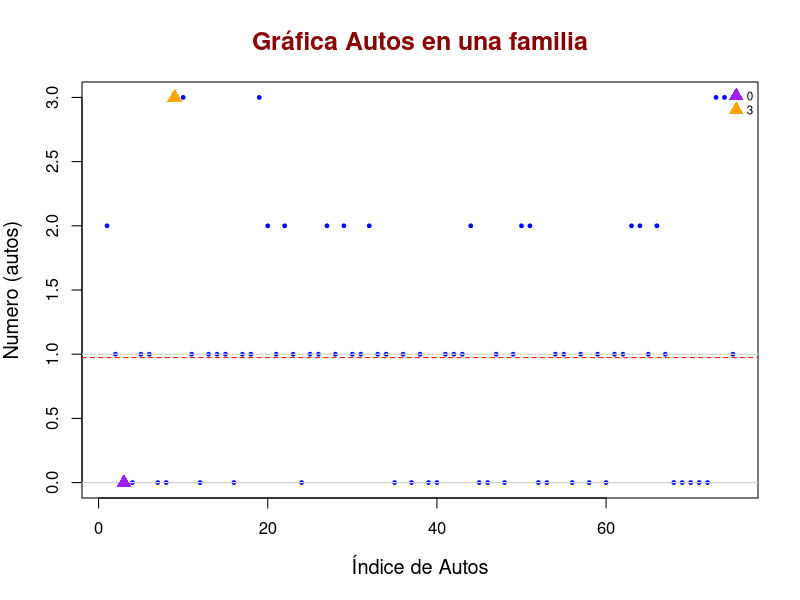
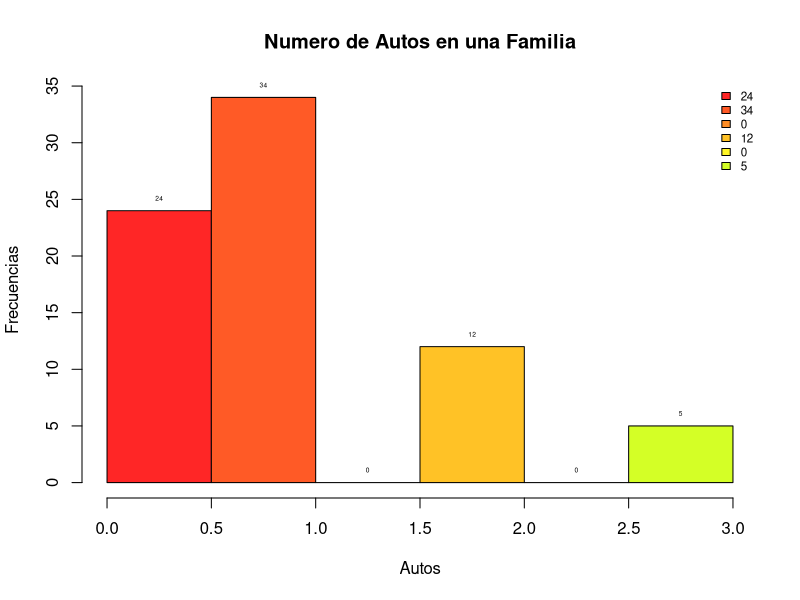
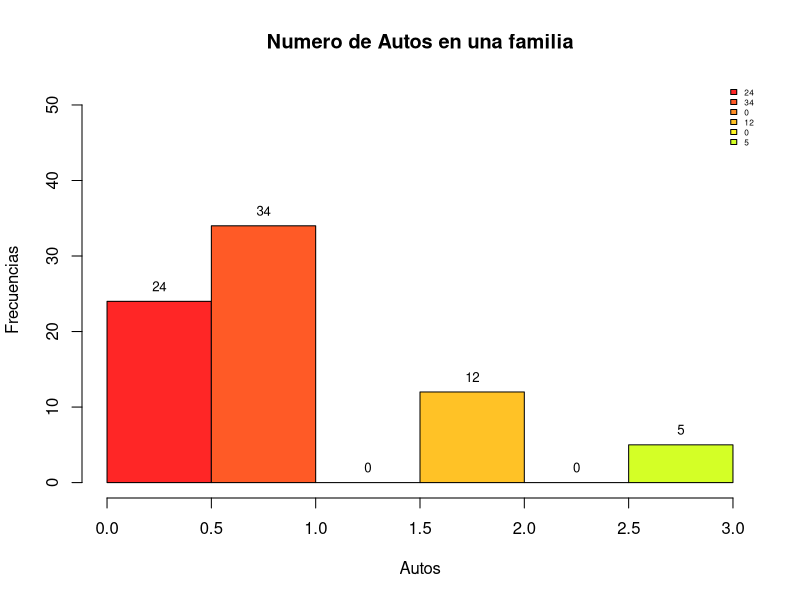
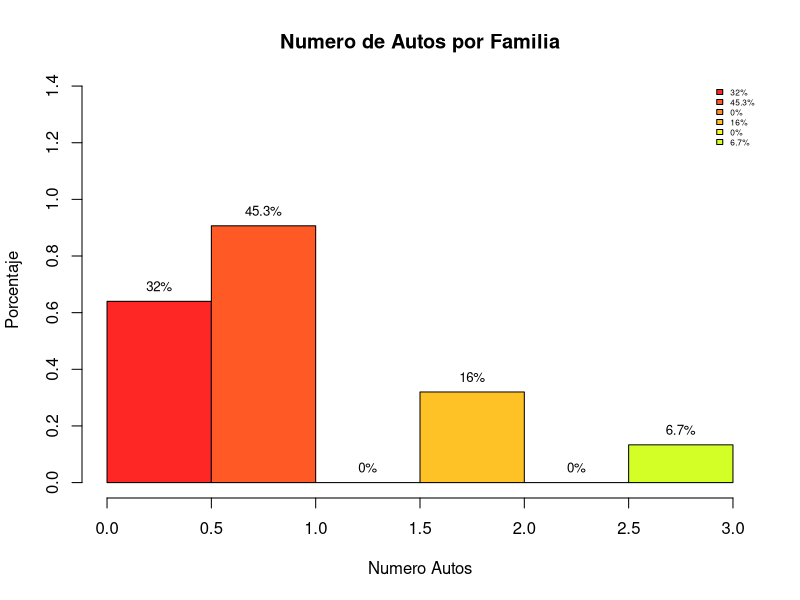
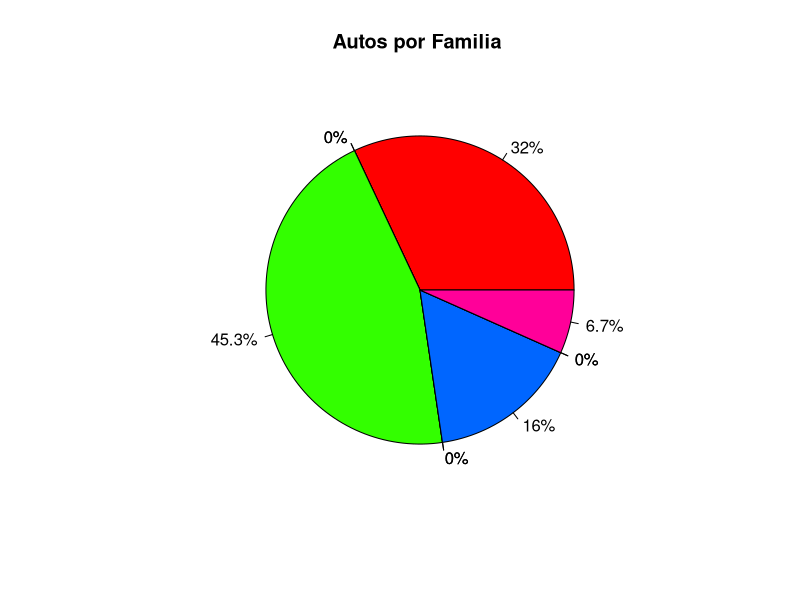
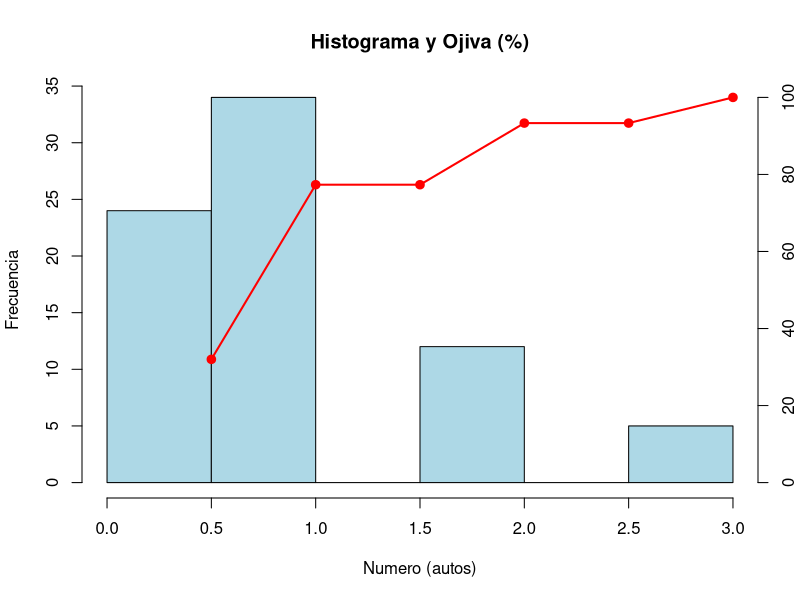
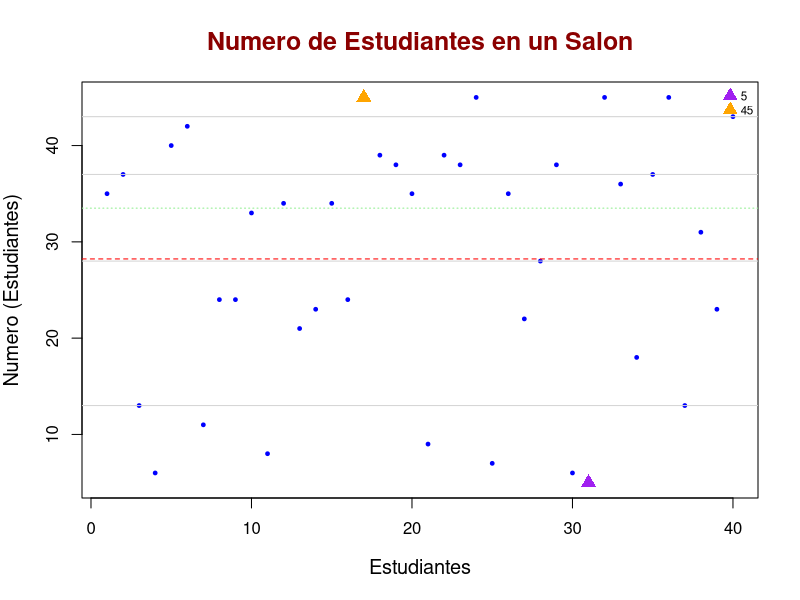
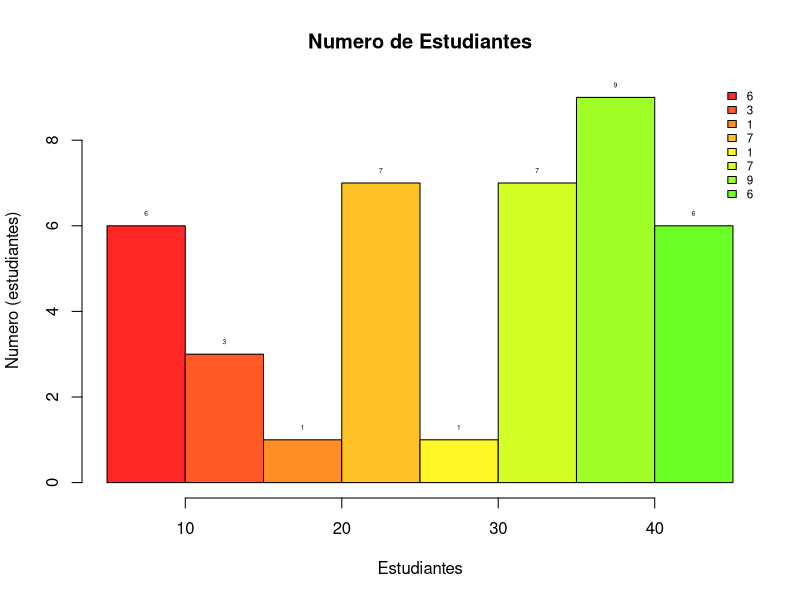

The R script that drew these images, in order:
## ---- chunk 1
knitr::opts_chunk$set(echo = TRUE)
## ---- chunk 2
Autos_familia <- c( 2, 1, 0, 0, 1, 1, 0, 0, 3, 3, 1, 0, 1, 1, 1, 0, 1, 1, 3, 2,
 1, 2, 1, 0, 1, 1, 2, 1, 2, 1, 1, 2, 1, 1, 0, 1, 0, 1, 0, 0, 1, 1, 1, 2, 0, 0, 1, 0, 1, 2, 2,
 0, 0, 1, 1, 0, 1, 0, 1, 0, 1, 1, 2, 2, 1, 2, 1, 0, 0, 0, 0, 0, 3, 3, 1)
## ---- chunk 3
summary(Autos_familia)
## ---- chunk 4
Autos_ord <- sort(Autos_familia); (Autos_ord)
cte <- 9
## ---- chunk 5
indices <- 1:3; (indices)
t <- cte*indices; (t)
## ---- chunk 6
mis_deciles <- Autos_ord[t]; (mis_deciles)
cuantiles <- quantile(Autos_familia); (cuantiles)
Q1 <- cuantiles[2]; (Q1)
Q2 <- cuantiles[3]; (Q2)
Q3 <- cuantiles[4]; (Q3)
## ---- chunk 7
x_media <- mean(Autos_familia);(x_media)
mi_min <- min(Autos_familia); (mi_min)
mi_max <- max(Autos_familia); (mi_max)
varianza <- var(Autos_familia); (varianza) 
DesvEst <- sd(Autos_familia); (DesvEst)
## ---- chunk 8
plot(
  Autos_familia,
  main = "Gráfica Autos en una familia",
  xlab = "Índice de Autos",
  ylab = "Numero (autos)",
  col = "blue",       
  pch = 19,           
  cex = 0.5,          
  cex.main = 1.5,     
  cex.lab = 1.2,      
  col.main = "darkred")
legend(
  "topright",                 
  legend = c(mi_min,mi_max),    
  pch = 17,
  col=c("purple","orange"),
  pt.cex = 1.5,                
  cex = 0.7,
  bty = "n"                    
)
abline(h = x_media, col = "red", lwd = 1, lty = 2)     
abline(h = Q2, col = "lightgreen", lwd = 1, lty = 3) 
abline(h = mis_deciles, col = "lightgray", lty = 1.5)
points(which.min(Autos_familia), min(Autos_familia), col = "purple", pch = 17, cex = 1.5)
points(which.max(Autos_familia), max(Autos_familia), col = "orange", pch = 17, cex = 1.5)
## ---- chunk 9
nbreaks=10;
miscolores <- rainbow(25,0.85);
h <- hist(Autos_familia, breaks = nbreaks, col= miscolores, 
          main = 'Numero de Autos en una Familia',
          xlab="Autos",
          ylab="Frecuencias")
text(h$mids, h$counts, labels = h$counts, pos = 3, cex = 0.4, 
     col = "black")
nl <- length(h$counts); 
legend(
  "topright", # ubicación
  legend = h$counts, # etiquetas
  fill = miscolores,
  col = miscolores, # colores (uno por cada símbolo)
  pt.cex = 1.5, # tamaño de los símbolos
  cex = 0.7,
  bty = "n" # sin borde en la caja
)
## ---- chunk 10
nbreaks=10;
h2 <- hist(Autos_familia, breaks = nbreaks, col= miscolores, 
           main = 'Numero de Autos en una familia',
           xlab="Autos",
           ylab="Frecuencias",
           ylim=c(0,max(h$counts)*1.5))
text(h$mids, h$counts, labels = h$counts, pos = 3, cex = 0.8, 
     col = "black")
nl <- length(h$counts); 
legend(
  "topright",                
  legend = h$counts,    
  fill = miscolores,
  col = miscolores,    
  pt.cex = 1.5,               
  cex = 0.5,
  bty = "n"                    
)
## ---- chunk 11
h3 <- hist(Autos_familia, 
           breaks = nbreaks, 
           col= miscolores, 
           main = 'Numero de Autos por Familia',
           xlab="Numero Autos",
           ylab="Porcentaje",
           ylim=c(0,max(h$density)*1.5),
           probability=TRUE)
porcentajes <- h3$counts/sum(h3$counts)*100

text(h3$mids, 
     h3$density, 
     labels = paste0(round(porcentajes,1),"%"),
     pos = 3, 
     cex = 0.8, 
     col = "black")

nl <- length(h3$counts); (nl)
legend(
  "topright",                
  legend = paste0(round(porcentajes,1),"%"),
  fill = miscolores,
  cex = 0.5,
  bty = "n"                   
)
## ---- chunk 12
nbreaks <- 10
intervalos <- cut(Autos_familia, breaks = nbreaks); (intervalos)
tabla <- table(intervalos); (tabla)
porcentajes <- round(prop.table(tabla) * 100, 1); (porcentajes)
pie(tabla,
    main = "Autos por Familia ",
    col = rainbow(length(tabla)),
    labels = paste0(porcentajes, "%"))
## ---- chunk 13
##---- Grafica combinada ----
nbreaks <- 10
h <- hist(Autos_familia, breaks = nbreaks, plot = FALSE)
hist(Autos_familia,
     breaks = nbreaks,
     col = "lightblue",
     main = "Histograma y Ojiva (%)",
     xlab = "Numero (autos)",
     ylab = "Frecuencia")
freq_acum_pct <- cumsum(h$counts) / sum(h$counts) * 100
x_vals <- h$breaks[-1]
par(new = TRUE)
plot(x_vals, freq_acum_pct,
     type = "o", pch = 19, lwd = 2, col = "red",
     axes = FALSE, xlab = "", ylab = "",
     xlim = range(h$breaks), ylim = c(0, 100))
axis(4)                           
## ---- chunk 14
Numero_estudiantes <- c( 35, 37, 13, 6, 40, 42, 11, 24, 24, 33, 8, 34, 21,
 23, 34, 24, 45, 39, 38, 35, 9, 39, 38, 45, 7, 35, 22, 28, 38, 6, 5, 45, 36, 18, 37, 45,
 13, 31, 23, 43.)
## ---- chunk 15
summary(Numero_estudiantes)
## ---- chunk 16
Estudiantes_ord <- sort(Numero_estudiantes); (Estudiantes_ord)
cte <- 9
## ---- chunk 17
indices <- 1:10; (indices)
t <- cte*indices; (t)
## ---- chunk 18
mis_deciles <- Estudiantes_ord[t]; (mis_deciles)
cuantiles <- quantile(Numero_estudiantes); (cuantiles)
Q1 <- cuantiles[2]; (Q1)
Q2 <- cuantiles[3]; (Q2)
Q3 <- cuantiles[4]; (Q3)
## ---- chunk 19
x_media <- mean(Numero_estudiantes);(x_media)
mi_min <- min(Numero_estudiantes); (mi_min)
mi_max <- max(Numero_estudiantes); (mi_max)
varianza <- var(Numero_estudiantes); (varianza) 
DesvEst <- sd(Numero_estudiantes); (DesvEst)
## ---- chunk 20
plot(
  Numero_estudiantes,
  main = "Numero de Estudiantes en un Salon",
  xlab = "Estudiantes",
  ylab = "Numero (Estudiantes)",
  col = "blue",       
  pch = 19,           
  cex = 0.5,          
  cex.main = 1.5,     
  cex.lab = 1.2,      
  col.main = "darkred")
legend(
  "topright", # ubicación
  legend = c(mi_min,mi_max), # etiquetas
  pch = 17,
  col=c("purple","orange"),
  pt.cex = 1.5, # tamaño de los símbolos
  cex = 0.7,
  bty = "n" # sin borde en la caja
)
abline(h = x_media, col = "red", lwd = 1, lty = 2)     
abline(h = Q2, col = "lightgreen", lwd = 1, lty = 3) 
abline(h = mis_deciles, col = "lightgray", lty = 1.5)
points(which.min(Numero_estudiantes), min(Numero_estudiantes), col = "purple", pch = 17, cex = 1.5)
points(which.max(Numero_estudiantes), max(Numero_estudiantes), col = "orange", pch = 17, cex = 1.5)
## ---- chunk 21
nbreaks=10;
miscolores <- rainbow(25,0.85);
h <- hist(Numero_estudiantes, breaks = nbreaks, col= miscolores, 
          main = 'Numero de Estudiantes',
          xlab="Estudiantes",
          ylab="Numero (estudiantes)")

text(h$mids, h$counts, labels = h$counts, pos = 3, cex = 0.4, 
     col = "black")
nl <- length(h$counts); 
legend(
  "topright", # ubicación
  legend = h$counts, # etiquetas
  fill = miscolores,
  col = miscolores, # colores (uno por cada símbolo)
  pt.cex = 1.5, # tamaño de los símbolos
  cex = 0.7,
  bty = "n" # sin borde en la caja
)
## ---- chunk 22
##---- Mejora del grafico ----
h2 <- hist(Numero_estudiantes, breaks = nbreaks, col= miscolores, 
           main = 'Numero de Estudiantes',
           xlab="Estudiantes",
           ylab="Numero(estudiantes)",
           ylim=c(0,max(h$counts)*1.5))
text(h$mids, h$counts, labels = h$counts, pos = 3, cex = 0.8, 
     col = "black")
nl <- length(h$counts); 
legend(
  "topright", # ubicación
  legend = h$counts, # etiquetas
  fill = miscolores,
  col = miscolores, # colores (uno por cada símbolo)
  pt.cex = 1.5, # tamaño de los símbolos
  cex = 0.5,
  bty = "n" # sin borde en la caja
)
## ---- chunk 23
##---- Grafico con porcentajes ----
h3 <- hist(Numero_estudiantes, 
           breaks = nbreaks, 
           col= miscolores, 
           main = 'Numero de Estudiantes',
           xlab="Numero Estudiantes",
           ylab="Porcentaje",
           ylim=c(0,max(h$density)*1.5),
           probability=TRUE)
porcentajes <- h3$counts/sum(h3$counts)*100

text(h3$mids, 
     h3$density, 
     labels = paste0(round(porcentajes,1),"%"),
     pos = 3, 
     cex = 0.8, 
     col = "black")

nl <- length(h3$counts); (nl)
legend(
  "topright", # ubicación
  legend = paste0(round(porcentajes,1),"%"),
  fill = miscolores,
  cex = 0.5,
  bty = "n" # sin borde en la caja
)
## ---- chunk 24
#---- Graficos de pastel ----
# Tus datos
nbreaks <- 10
intervalos <- cut(Numero_estudiantes, breaks = nbreaks); (intervalos)
tabla <- table(intervalos); (tabla)
porcentajes <- round(prop.table(tabla) * 100, 1); (porcentajes)
pie(tabla,
    main = "Numero de Estudiantes",
    col = rainbow(length(tabla)),
    labels = paste0(porcentajes, "%"))
## ---- chunk 25
##---- Grafica combinada ----
nbreaks <- 10
h <- hist(Numero_estudiantes, breaks = nbreaks, plot = FALSE)
hist(Numero_estudiantes,
     breaks = nbreaks,
     col = "lightblue",
     main = "Histograma y Ojiva (%)",
     xlab = "Numero (Estudiantes)",
     ylab = "Frecuencia")
freq_acum_pct <- cumsum(h$counts) / sum(h$counts) * 100
x_vals <- h$breaks[-1]
par(new = TRUE)
plot(x_vals, freq_acum_pct,
     type = "o", pch = 19, lwd = 2, col = "red",
     axes = FALSE, xlab = "", ylab = "",
     xlim = range(h$breaks), ylim = c(0, 100))
axis(4)                           


## ---- chunk 26
color_de_ojos<-c("Gris","Azul","Ambar","Negro","Avellana","Café","Avellana", "Azul","Verde","Ambar","Avellana","Café","Café","Azul","Verde","Azul","Avellana", "Verde","Verde","Verde","Gris","Negro","Avellana","Negro","Gris","Negro","Avellana","Azul","Ambar","Verde")

(color_de_ojos)
sort(color_de_ojos)

table(color_de_ojos)
contador<-table (color_de_ojos)
barplot(contador)

barplot(contador,
         xlabel="frecuencias",
        ylabel="color_de_ojos",
        main="encuesta color_de_ojos",col=rainbow(7))

prop.table(table(color_de_ojos))
freq <- table(color_de_ojos)
porc<-round(prop.table(freq)*100,1)

min<-names(freq)[which.min(freq)]
(min)

max<-names(freq)[which.max(freq)] 
(max)

pie(freq,
    labels = paste(names(freq), porc, "%"),
    col = rainbow(length(freq), 0.8),
    main = "color_de_ojos")

## ---- chunk 27
nivel <- factor(c("posdoctorado","preparatoria","preparatoria","doctorado","primaria","doctorado","preparatoria","secundaria","preparatoria","preparatoria","primaria","doctorado","secundaria","secundaria","secundaria",
"licenciatura","doctorado","primaria","maestria","posdoctorado","maestria","preparatoria","posdoctorado","doctorado","preparatoria","doctorado","maestria","primaria","licenciatura","secundaria","maestria","posdoctorado","doctorado","licenciatura","doctorado","posdoctorado","maestria","primaria","secundaria","preparatoria"),
levels=c("primaria","secundaria","preparatoria","licenciatura","maestria","doctorado","posdoctorado"),ordered=TRUE)
   
## ---- chunk 28
nivel_num <- as.numeric(nivel)


median(nivel_num)                      
levels(nivel)[median(nivel_num)]

quantile(nivel_num, probs=c(0.25,0.5,0.75)) 
levels(nivel)[quantile(nivel_num, probs=c(0.25,0.5,0.75))] 
table(nivel)

freq_nivel <- table(nivel)
porc_nivel <- round(prop.table(freq_nivel)*100, 1)


min <- names(freq_nivel)[which.min(freq_nivel)] 
(min)
max <- names(freq_nivel)[which.max(freq_nivel)] 
(max)


bar_colors <- rainbow(length(freq_nivel), 0.8)

bp <- barplot(freq_nivel,
              col = bar_colors,
              main = "Nivel Educativo",
              xlab = "",
              ylab = "Frecuencia",
              ylim = c(0, max(freq_nivel)+2),
              cex.names = 0.7)


text(bp, freq_nivel, labels = freq_nivel, pos = 3, cex = 0.8)

pie(freq_nivel,
    labels = paste(names(freq_nivel), porc_nivel, "%"),
    col = rainbow(length(freq_nivel), 0.8),
    main = "Nivel Educativo")
## ---- chunk 29

Grados_dolor<- factor(c("severo", "leve", "leve", "severo", "leve", "leve", "leve", "moderado", "moderado", "moderado", "moderado", "severo", "severo", "moderado", "leve", "severo", "leve", "severo", "severo", "severo", "leve", "moderado", "severo", "severo", "leve", "leve", "leve", "severo", "severo", "leve"),
levels=c("leve","moderado","severo"),ordered=TRUE)


Grados_num <- as.numeric(Grados_dolor)

median(Grados_num)                      
levels(Grados_dolor)[median(Grados_num)]


quantile(Grados_num, probs=c(0.25,0.5,0.75)) 
levels(Grados_dolor)[quantile(Grados_num, probs=c(0.25,0.5,0.75))]
table(Grados_dolor)

freq_Grados <- table(Grados_dolor)
porc_Grados <- round(prop.table(freq_Grados)*100, 1)

min <- names(freq_Grados)[which.min(freq_Grados)] 
(min)
max <- names(freq_Grados)[which.max(freq_Grados)] 
(max)

bar_colors <- rainbow(length(freq_Grados), 0.8)

bp <- barplot(freq_Grados,
              col = bar_colors,
              main = "Grados_de_Dolor",
              xlab = "",
              ylab = "Frecuencia",
              ylim = c(0, max(freq_Grados)+2),
              cex.names = 0.7)

text(bp, freq_Grados, labels = freq_Grados, pos = 3, cex = 0.8)

pie(freq_Grados,
    labels = paste(names(freq_Grados), porc_Grados, "%"),
    col = rainbow(length(freq_Grados), 0.8),
    main = "Grados_de_Dolor")

## ---- chunk 30

Rangos <- factor(c("Principiante", "Principiante", "Aprendiz","Intermedio", "Experto", "Intermedio", "Experto","Aprendiz", "Principiante", "Avanzado", "Intermedio", "Experto", "Experto","Experto","Avanzado", "Intermedio", "Intermedio", "Principiante", "Principiante", "Principiante", "Principiante","Principiante", "Intermedio", "Aprendiz", "Aprendiz", "Aprendiz", "Aprendiz", "Intermedio","Aprendiz", "Principiante", "Intermedio", "Avanzado", "Avanzado", "Intermedio", "Avanzado",
"Principiante", "Intermedio", "Avanzado", "Intermedio", "Avanzado"),
levels=c("Aprendiz","Principiante","Intermedio","Avanzado","Experto"),
ordered=TRUE)


Rangos_num <- as.numeric(Rangos)

median(Rangos_num)                      
levels(Rangos)[median(Rangos_num)]

quantile(Rangos_num, probs=c(0.25,0.5,0.75)) 
levels(Rangos)[quantile(Rangos_num, probs=c(0.25,0.5,0.75))] 
table(Rangos)

freq_Rangos <- table(Rangos)
porc_Rangos <- round(prop.table(freq_Rangos)*100, 1)


mi_min <- names(freq_Rangos)[which.min(freq_Rangos)] 
(mi_min)
mi_max <- names(freq_Rangos)[which.max(freq_Rangos)] 
(mi_max)


bar_colors <- rainbow(length(freq_Rangos), 0.8)

bp <- barplot(freq_Rangos,
              col = bar_colors,
              main = "Rangos",
              xlab = "",
              ylab = "Frecuencia",
              ylim = c(0, max(freq_Rangos)+2),
              cex.names = 0.8)


text(bp, freq_Rangos, labels = freq_Rangos, pos = 3, cex = 0.8)


pie(freq_Rangos,
    labels = paste(names(freq_Rangos), porc_Rangos, "%"),
    col = rainbow(length(freq_Rangos), 0.8),
    main = " Rangos")

## ---- chunk 31

Reseña_Hoteles <- factor(c( "4 estrellas", "5 estrellas", "1.5 estrellas", "4.5 estrellas", "5 estrellas", "4.5 estrellas", "2.5 estrellas", "4 estrellas", "4.5 estrellas", "1.5 estrellas", "3.5 estrellas", "1 estrella", "3.5 estrellas", "3 estrellas", "5 estrellas", "1.5 estrellas", "2 estrellas", "2 estrellas", "1.5 estrellas", "4.5 estrellas", "4.5 estrellas", "1.5 estrellas", "3.5 estrellas", "4 estrellas", "1 estrella",
 "4 estrellas", "4.5 estrellas", "3.5 estrellas", "1 estrella", "4 estrellas", "4 estrellas", "2 estrellas", "1 estrella", "4.5 estrellas", "1 estrella"),
levels=c("1 estrella","1.5 estrellas","2 estrellas","2.5 estrellas",
"3 estrellas","3.5 estrellas","4 estrellas", "4.5 estrellas",
"5 estrellas"),ordered=TRUE)


Reseña_num <- as.numeric(Reseña_Hoteles)


median(Reseña_num)                      
levels(Reseña_Hoteles)[median(Reseña_num)]


quantile(Reseña_num, probs=c(0.25,0.5,0.75))
levels(Reseña_Hoteles)[quantile(Reseña_num, probs=c(0.25,0.5,0.75))] 
table(Reseña_Hoteles)

freq_reseña <- table(Reseña_Hoteles)
porc_reseña <- round(prop.table(freq_reseña)*100, 1)

min <- names(freq_reseña)[which.min(freq_reseña)] 
(min)
max <- names(freq_reseña)[which.max(freq_reseña)] 
(max)

bar_colors <- rainbow(length(freq_reseña), 0.8)

bp <- barplot(freq_reseña,
              col = bar_colors,
              main = "Reseñas_de_hoteles",
              xlab = "",
              ylab = "Frecuencia",
              ylim = c(0, max(freq_reseña)+2),
              cex.names = 0.6)


text(bp, freq_reseña,labels = freq_reseña, pos = 3, cex = 0.8)
pie(freq_reseña,
    labels = paste(names(freq_reseña), porc_reseña, "%"),
    col = rainbow(length(freq_reseña), 0.8),
    main = "Reseñas_de_Hoteles")
## ---- chunk 32

Autos_familia <- c( 2, 1, 0, 0, 1, 1, 0, 0, 3, 3, 1, 0, 1, 1, 1, 0, 1, 1, 3, 2, 1, 2, 1, 0, 1, 1, 2, 1, 2, 1, 1, 2, 1, 1, 0, 1, 0, 1, 0, 0, 1, 1, 1, 2, 0, 0, 1, 0, 1, 2, 2, 0, 0, 1, 1, 0, 1, 0, 1, 0, 1, 1, 2, 2, 1, 2, 1, 0, 0, 0, 0, 0, 3, 3, 1)

summary(Autos_familia)

Autos_ord <- sort(Autos_familia); (Autos_ord)
cte <- 6

indices <- 1:3; (indices)
t <- cte*indices; (t)

mis_deciles <- Autos_ord[t]; (mis_deciles)
cuantiles <- quantile(Autos_familia); (cuantiles)
Q1 <- cuantiles[2]; (Q1)
Q2 <- cuantiles[3]; (Q2)
Q3 <- cuantiles[4]; (Q3)

x_media <- mean(Autos_familia);(x_media)
min <- min(Autos_familia); (min)
max <- max(Autos_familia); (max)
varianza <- var(Autos_familia); (varianza) 
DesvEst <- sd(Autos_familia); (DesvEst)

plot(
  Autos_familia,
  main = "Gráfica_Autos_en_una_familia",
  xlab = "Índice_de_Autos",
  ylab = "Numero (autos)",
  col = "lightgray",       
  pch = 19,           
  cex = 0.5,          
  cex.main = 1.5,     
  cex.lab = 1.2,      
  col.main = "darkorange")
legend(
  "topright",                 
  legend = c(min,max),    
  pch = 17,
  col=c("blue","red"),
  pt.cex = 1.5,                
  cex = 0.7,
  bty = "n")
abline(h = x_media, col = "yellow", lwd = 1, lty = 2)     
abline(h = Q2, col = "lightblue", lwd = 1, lty = 3) 
abline(h = mis_deciles, col = "lightgreen", lty = 1.5)
points(which.min(Autos_familia), min(Autos_familia), col = "tomato", pch = 17, cex = 1.5)
points(which.max(Autos_familia), max(Autos_familia), col = "orange", pch = 17, cex = 1.5)

nbreaks=10;
miscolores <- rainbow(25,0.85);
h <- hist(Autos_familia, breaks = nbreaks, col= miscolores, 
          main = 'Numero_de_Autos_en_una_Familia',
          xlab="Autos",
          ylab="Frecuencias")
text(h$mids, h$counts, labels = h$counts, pos = 3, cex = 0.4, 
     col = "black")
nl <- length(h$counts); 
legend(
  "topright", 
  legend = h$counts, 
  fill = miscolores,
  col = miscolores, 
  pt.cex = 1.5, 
  cex = 0.7,
  bty = "n")

nbreaks=10;
h2 <- hist(Autos_familia, breaks = nbreaks, col= miscolores, 
           main = 'Numero_de_Autos_en_una_familia',
           xlab="Autos",
           ylab="Frecuencias",
           ylim=c(0,max(h$counts)*1.5))
text(h$mids, h$counts, labels = h$counts, pos = 3, cex = 0.8, 
     col = "black")
nl <- length(h$counts); 
legend(
  "topright",                
  legend = h$counts,    
  fill = miscolores,
  col = miscolores,    
  pt.cex = 1.5,               
  cex = 0.5,
  bty = "n")

h3 <- hist(Autos_familia, 
           breaks = nbreaks, 
           col= miscolores, 
           main = 'Numero_de_Autos_por_Familia',
           xlab="Numero Autos",
           ylab="Porcentaje",
           ylim=c(0,max(h$density)*1.5),
           probability=TRUE)
porcentajes <- h3$counts/sum(h3$counts)*100

text(h3$mids, 
     h3$density, 
     labels = paste0(round(porcentajes,1),"%"),
     pos = 3, 
     cex = 0.8, 
     col = "black")

nl <- length(h3$counts); (nl)
legend(
  "topright",                
  legend = paste0(round(porcentajes,1),"%"),
  fill = miscolores,
  cex = 0.5,
  bty = "n")

nbreaks <- 10
intervalos <- cut(Autos_familia, breaks = nbreaks); (intervalos)
tabla <- table(intervalos); (tabla)
porcentajes <- round(prop.table(tabla) * 100, 1); (porcentajes)
pie(tabla,
    main = "Autos_por_Familia ",
    col = rainbow(length(tabla)),
    labels = paste0(porcentajes, "%"))

nbreaks <- 10
h <- hist(Autos_familia, breaks = nbreaks, plot = FALSE)
hist(Autos_familia,
     breaks = nbreaks,
     col = "purple",
     main = "Histograma y Ojiva (%)",
     xlab = "Numero (autos)",
     ylab = "Frecuencia")
freq_acum_pct <- cumsum(h$counts) / sum(h$counts) * 100
x_vals <- h$breaks[-1]
par(new = TRUE)
plot(x_vals, freq_acum_pct,
     type = "o", pch = 19, lwd = 2, col = "pink",
     axes = FALSE, xlab = "", ylab = "",
     xlim = range(h$breaks), ylim = c(0, 100))
axis(4)                           
## ---- chunk 33
Numero_estudiantes <- c( 35, 37, 13, 6, 40, 42, 11, 24, 24, 33, 8, 34, 21,
 23, 34, 24, 45, 39, 38, 35, 9, 39, 38, 45, 7, 35, 22, 28, 38, 6, 5, 45, 36, 18, 37, 45,
 13, 31, 23, 43.)
## ---- chunk 34
summary(Numero_estudiantes)
## ---- chunk 35
Estudiantes_ord <- sort(Numero_estudiantes); (Estudiantes_ord)
cte <- 9
## ---- chunk 36
indices <- 1:10; (indices)
t <- cte*indices; (t)
## ---- chunk 37
mis_deciles <- Estudiantes_ord[t]; (mis_deciles)
cuantiles <- quantile(Numero_estudiantes); (cuantiles)
Q1 <- cuantiles[2]; (Q1)
Q2 <- cuantiles[3]; (Q2)
Q3 <- cuantiles[4]; (Q3)
## ---- chunk 38
x_media <- mean(Numero_estudiantes);(x_media)
mi_min <- min(Numero_estudiantes); (mi_min)
mi_max <- max(Numero_estudiantes); (mi_max)
varianza <- var(Numero_estudiantes); (varianza) 
DesvEst <- sd(Numero_estudiantes); (DesvEst)
## ---- chunk 39
plot(
  Numero_estudiantes,
  main = "Numero de Estudiantes en un Salon",
  xlab = "Estudiantes",
  ylab = "Numero (Estudiantes)",
  col = "blue",       
  pch = 19,           
  cex = 0.5,          
  cex.main = 1.5,     
  cex.lab = 1.2,      
  col.main = "darkred")
legend(
  "topright", # ubicación
  legend = c(mi_min,mi_max), # etiquetas
  pch = 17,
  col=c("purple","orange"),
  pt.cex = 1.5, # tamaño de los símbolos
  cex = 0.7,
  bty = "n" # sin borde en la caja
)
abline(h = x_media, col = "red", lwd = 1, lty = 2)     
abline(h = Q2, col = "lightgreen", lwd = 1, lty = 3) 
abline(h = mis_deciles, col = "lightgray", lty = 1.5)
points(which.min(Numero_estudiantes), min(Numero_estudiantes), col = "purple", pch = 17, cex = 1.5)
points(which.max(Numero_estudiantes), max(Numero_estudiantes), col = "orange", pch = 17, cex = 1.5)
## ---- chunk 40
nbreaks=10;
miscolores <- rainbow(25,0.85);
h <- hist(Numero_estudiantes, breaks = nbreaks, col= miscolores, 
          main = 'Numero de Estudiantes',
          xlab="Estudiantes",
          ylab="Numero (estudiantes)")

text(h$mids, h$counts, labels = h$counts, pos = 3, cex = 0.4, 
     col = "black")
nl <- length(h$counts); 
legend(
  "topright", # ubicación
  legend = h$counts, # etiquetas
  fill = miscolores,
  col = miscolores, # colores (uno por cada símbolo)
  pt.cex = 1.5, # tamaño de los símbolos
  cex = 0.7,
  bty = "n" # sin borde en la caja
)
## ---- chunk 41
##---- Mejora del grafico ----
h2 <- hist(Numero_estudiantes, breaks = nbreaks, col= miscolores, 
           main = 'Numero de Estudiantes',
           xlab="Estudiantes",
           ylab="Numero(estudiantes)",
           ylim=c(0,max(h$counts)*1.5))
text(h$mids, h$counts, labels = h$counts, pos = 3, cex = 0.8, 
     col = "black")
nl <- length(h$counts); 
legend(
  "topright", # ubicación
  legend = h$counts, # etiquetas
  fill = miscolores,
  col = miscolores, # colores (uno por cada símbolo)
  pt.cex = 1.5, # tamaño de los símbolos
  cex = 0.5,
  bty = "n" # sin borde en la caja
)
## ---- chunk 42
##---- Grafico con porcentajes ----
h3 <- hist(Numero_estudiantes, 
           breaks = nbreaks, 
           col= miscolores, 
           main = 'Numero de Estudiantes',
           xlab="Numero Estudiantes",
           ylab="Porcentaje",
           ylim=c(0,max(h$density)*1.5),
           probability=TRUE)
porcentajes <- h3$counts/sum(h3$counts)*100

text(h3$mids, 
     h3$density, 
     labels = paste0(round(porcentajes,1),"%"),
     pos = 3, 
     cex = 0.8, 
     col = "black")

nl <- length(h3$counts); (nl)
legend(
  "topright", # ubicación
  legend = paste0(round(porcentajes,1),"%"),
  fill = miscolores,
  cex = 0.5,
  bty = "n" # sin borde en la caja
)
## ---- chunk 43
#---- Graficos de pastel ----
# Tus datos
nbreaks <- 10
intervalos <- cut(Numero_estudiantes, breaks = nbreaks); (intervalos)
tabla <- table(intervalos); (tabla)
porcentajes <- round(prop.table(tabla) * 100, 1); (porcentajes)
pie(tabla,
    main = "Numero de Estudiantes",
    col = rainbow(length(tabla)),
    labels = paste0(porcentajes, "%"))
## ---- chunk 44
##---- Grafica combinada ----
nbreaks <- 10
h <- hist(Numero_estudiantes, breaks = nbreaks, plot = FALSE)
hist(Numero_estudiantes,
     breaks = nbreaks,
     col = "lightblue",
     main = "Histograma y Ojiva (%)",
     xlab = "Numero (Estudiantes)",
     ylab = "Frecuencia")
freq_acum_pct <- cumsum(h$counts) / sum(h$counts) * 100
x_vals <- h$breaks[-1]
par(new = TRUE)
plot(x_vals, freq_acum_pct,
     type = "o", pch = 19, lwd = 2, col = "red",
     axes = FALSE, xlab = "", ylab = "",
     xlim = range(h$breaks), ylim = c(0, 100))
axis(4)                           


## ---- chunk 45
Goles_partido <- c( 0, 1, 1, 0, 0, 1, 2, 0, 4, 0, 0, 0, 3, 0, 2, 3, 1, 1, 0, 1, 3, 0, 0, 4, 0, 1, 0, 4, 3, 3, 1, 2, 0, 0, 4, 4, 1, 2, 0, 0, 1, 0, 0, 4, 1, 3, 1, 0, 1, 0, 0, 3, 0, 0, 0, 0, 0, 0, 3, 4, 3, 1, 1, 0, 0, 3, 0, 1, 1, 0, 1, 0, 1, 1, 0, 3, 0, 1, 3, 0, 0, 3, 1, 3, 1, 3, 0, 1, 2, 0, 1, 1, 3, 0, 1, 0, 0, 1, 1, 2 )

summary(Goles_partido)

Goles_ord <- sort(Goles_partido); (Goles_ord)
cte <- 5
table(Goles_partido)

indices <- 1:1; (indices)
t <- cte*indices; (t)

mis_deciles <- Goles_ord[t]; (mis_deciles)
cuantiles <- quantile(Goles_partido); (cuantiles)
Q1 <- cuantiles[2]; (Q1)
Q2 <- cuantiles[3]; (Q2)
Q3 <- cuantiles[4]; (Q3)

x_media <- mean(Goles_partido);(x_media)
min <- min(Goles_partido); (min)
max <- max(Goles_partido); (max)
varianza <- var(Goles_partido); (varianza) 
DesvEst <- sd(Goles_partido); (DesvEst)

plot(
  Goles_partido,
  main = "Gráfica_Goles_por_Partido",
  xlab = "Índice_de_Goles",
  ylab = "Numero (goles)",
  col = "red",       
  pch = 19,           
  cex = 0.5,          
  cex.main = 1.5,     
  cex.lab = 1.2,      
  col.main = "darkgray")
legend(
  "topright",                 
  legend = c(min,max),    
  pch = 17,
  col=c("blue","green"),
  pt.cex = 1.5,                
  cex = 0.7,
  bty = "n")

abline(h = x_media, col = "orange", lwd = 1, lty = 2)     
abline(h = Q2, col = "violet", lwd = 1, lty = 3) 
abline(h = mis_deciles, col = "tomato", lty = 1.5)
points(which.min(Goles_partido), min(Goles_partido), col = "purple", pch = 17, cex = 1.5)
points(which.max(Goles_partido), max(Goles_partido), col = "yellow", pch = 17, cex = 1.5)

nbreaks=10;
miscolores <- rainbow(25,0.85);
h <- hist(Goles_partido, breaks = nbreaks, col= miscolores, 
          main = 'Numero_de_Goles_por_Partido',
          xlab="Goles",
          ylab="Frecuencias")
text(h$mids, h$counts, labels = h$counts, pos = 3, cex = 0.4, 
     col = "black")
nl <- length(h$counts); 
legend(
  "topright", 
  legend = h$counts,
  fill = miscolores,
  col = miscolores, 
  pt.cex = 2.0, 
  cex = 0.7,
  bty = "n")

nbreaks=10;
h2 <- hist(Goles_partido, breaks = nbreaks, col= miscolores, 
           main = 'Numero_de_Goles_por_Partido',
           xlab="Goles",
           ylab="Frecuencias",
           ylim=c(0,max(h$counts)*1.5))
text(h$mids, h$counts, labels = h$counts, pos = 3, cex = 0.8, 
     col = "black")
nl <- length(h$counts); 
legend(
  "topright",                
  legend = h$counts,    
  fill = miscolores,
  col = miscolores,    
  pt.cex = 1.5,               
  cex = 0.5,
  bty = "n")

h3 <- hist(Goles_partido, 
           breaks = nbreaks, 
           col= miscolores, 
           main = 'Goles_por_partido',
           xlab="Numero_Goles",
           ylab="Porcentaje",
           ylim=c(0,max(h$density)*1.5),
           probability=TRUE)
porcentajes <- h3$counts/sum(h3$counts)*100

text(h3$mids, 
     h3$density, 
     labels = paste0(round(porcentajes,1),"%"),
     pos = 3, 
     cex = 0.8, 
     col = "black")

nl <- length(h3$counts); (nl)
legend(
  "topright",                
  legend = paste0(round(porcentajes,1),"%"),
  fill = miscolores,
  cex = 0.5,
  bty = "n")

nbreaks <- 10
intervalos <- cut(Goles_partido, breaks = nbreaks); (intervalos)
tabla <- table(intervalos); (tabla)
porcentajes <- round(prop.table(tabla) * 100, 1); (porcentajes)
pie(tabla,
    main = "Goles_Por_Partido ",
    col = rainbow(length(tabla)),
    labels = paste0(porcentajes, "%"))

nbreaks <- 10
h <- hist(Goles_partido, breaks = nbreaks, plot = FALSE)
hist(Goles_partido,
     breaks = nbreaks,
     col = "lightgray",
     main = "Histograma y Ojiva (%)",
     xlab = "Numero (Goles)",
     ylab = "Frecuencia")
freq_acum_pct <- cumsum(h$counts) / sum(h$counts) * 100
x_vals <- h$breaks[-1]
par(new = TRUE)
plot(x_vals, freq_acum_pct,
     type = "o", pch = 19, lwd = 2, col = "purple",
     axes = FALSE, xlab = "", ylab = "",
     xlim = range(h$breaks), ylim = c(0, 100))
axis(4)  
## ---- chunk 46

Examen <- c("Reprobado", "Aprobado", "Aprobado", "Aprobado", "Aprobado", "Reprobado", "Aprobado","Reprobado", "Reprobado", "Aprobado", "Reprobado", "Reprobado", "Reprobado","Reprobado","Aprobado", "Reprobado", "Reprobado", "Aprobado", "Aprobado", "Reprobado", "Aprobado","Aprobado", "Aprobado", "Aprobado", "Reprobado", "Aprobado", "Reprobado", "Aprobado", "Reprobado",
"Reprobado", "Aprobado", "Reprobado", "Aprobado", "Reprobado", "Aprobado", "Reprobado","Reprobado", "Aprobado", "Reprobado", "Reprobado", "Reprobado", "Aprobado", "Aprobado", "Aprobado", "Aprobado", "Reprobado", "Reprobado", "Reprobado", "Aprobado","Reprobado")
               

Examen_ord <- sort(Examen); (Examen_ord)

table(Examen) 
prop.table(table(Examen)) 

freq_examen <- table(Examen)
porc_examen <- round(prop.table(freq_examen)*100, 1)
min <- names(freq_examen)[which.min(freq_examen)] 
(min)
max <- names(freq_examen)[which.max(freq_examen)] 
(max)

bar_colors <-c("lightblue", "lightgreen")

bp <- barplot(freq_examen,
              col = bar_colors,
              main = "Examen",
              xlab = "",
              ylab = "Frecuencia",
              ylim = c(0, 50), 
              cex.names = 0.9,
              space = 0.5)

text(bp, freq_examen, labels = freq_examen, pos = 3, cex = 1, font = 2)
text(bp, freq_examen, labels = freq_examen, pos = 3, cex = 0.9, font = 2)
      
pie(freq_examen,
    labels = paste(names(freq_examen), porc_examen, "%"),
    col = rainbow(length(freq_examen), 0.8),
    main = "Examen")

rm(list = ls())

## ---- chunk 47
Licencia <-c("No","Si","No","Si","Si","No","Si","No","No","No","Si","Si", "No", "No", "Si", "No","No","Si","No","No","Si","Si","Si","No","No","Si", "No", "Si", "No", "No", "No", "No", "Si", "Si","No","Si","Si", "No", "Si", "Si","No","Si","No","No","Si","No","No","No","No","Si","Si","Si","No","Si", "No","No","No","No","Si","Si","No","Si","No","Si","No","No","No","Si","No", "Si","No","Si","Si","No","No")


summary(Licencia)

Licencia_ord <- sort(Licencia);(Licencia)

table(Licencia) 
prop.table(table(Licencia)) 

freq <- table(Licencia)
porc <- round(prop.table(freq)*100, 1)
min <- names(freq)[which.min(freq)] 
(min)
max <- names(freq)[which.max(freq)] 
(max)

bar_colors <- c("darkblue", "darkgray")


bp <- barplot(freq,
              col = bar_colors,
              main = "Licencia_de_Conducir",
              xlab = "",
              ylab = "Frecuencia",
              ylim = c(0, 50), 
              cex.names = 0.9,
              space = 0.5)


text(bp, freq, labels = freq, pos = 3, cex = 1, font = 2)
text(bp, freq, labels = freq, pos = 3, cex = 0.9, font = 2)
      

pie(freq,
    labels = paste(names(freq), porc, "%"),
    col = rainbow(length(freq), 0.8),
    main = "Licencia de Conducir")
               
## ---- chunk 48
Contaminacion_lvl <- c( 0.7, 0.4, 0.4, 0.5, 0.3, 0.3, 0.7, 0.5, 0.2, 0.2, 0.5, 0.8, 0.3, 0.9, 0.5, 0.2, 0.4, 0.4, 0.7, 0.6, 0.8, 0.3, 1, 0.7, 1.5, 0.1, 0.1, 0.9, 0.1, 0.3, 0.9, 0.3, 1.2, 1.2, 1.2, 0.6, 0.7, 0.4, 1.8, 0.2, 0.6, 0.7, 1.7, 0.4, 0.9, 0.2, 0.8, 1, 0.7, 0.6, 0.7, 0.3, 0.5, 0.2, 1.2, 0.5, 0.8, 0.2, 0.4, 0.3, 0.4, 0.5, 0.5, 1.4, 0.4)


summary(Contaminacion_lvl)

Contaminacion_ord <- sort(Contaminacion_lvl); (Contaminacion_lvl)
cte <- 9

indices <- 1:10; (indices)
t <- cte*indices; (t)

mis_deciles <- Contaminacion_ord[t]; (mis_deciles)
cuantiles <- quantile(Contaminacion_lvl); (cuantiles)
Q1 <- cuantiles[2]; (Q1)
Q2 <- cuantiles[3]; (Q2)
Q3 <- cuantiles[4]; (Q3)

x_media <- mean(Contaminacion_lvl);(x_media)
mi_min <- min(Contaminacion_lvl); (mi_min)
mi_max <- max(Contaminacion_lvl); (mi_max)
varianza <- var(Contaminacion_lvl); (varianza) 
DesvEst <- sd(Contaminacion_lvl); (DesvEst)

plot(
  Contaminacion_lvl,
  main = "Niveles_de_Contaminacion",
  xlab = "Nivel_Contaminacion",
  ylab = "Numero(Contaminacion)",
  col = "green",       
  pch = 19,           
  cex = 0.5,          
  cex.main = 1.5,     
  cex.lab = 1.2,      
  col.main = "darkgray")
legend(
  "topright",                 
  legend = c(mi_min,mi_max),    
  pch = 17,
  col=c("pink","yellow"),
  pt.cex = 1.5,                
  cex = 0.7,
  bty = "n" )
abline(h = x_media, col = "blue", lwd = 1, lty = 2)     
abline(h = Q2, col = "purple", lwd = 1, lty = 3) 
abline(h = mis_deciles, col = "lightgreen", lty = 1.5)
points(which.min(Contaminacion_lvl), min(Contaminacion_lvl), col = "orange", pch = 17, cex = 1.5)
points(which.max(Contaminacion_lvl), max(Contaminacion_lvl), col = "red", pch = 17, cex = 1.5)

nbreaks=10;
miscolores <- rainbow(25,0.85);
h <- hist(Contaminacion_lvl, breaks = nbreaks, col= miscolores, 
          main = 'Nivel_de_Contaminacion',
          xlab="Contaminacion",
          ylab="Frecuencias")
text(h$mids, h$counts, labels = h$counts, pos = 3, cex = 0.4, 
     col = "black")
nl <-length(h$counts); 
legend(
  "topright",
  legend = h$counts,
  fill = miscolores,
  col = miscolores, 
  pt.cex = 2.0, 
  cex = 0.7,
  bty = "n" )

nbreaks=10;
h2 <- hist(Contaminacion_lvl, breaks = nbreaks, col= miscolores, 
           main = 'Nivel_de_Contaminacion',
           xlab="Contaminacion",
           ylab="Frecuencias",
           ylim=c(0,max(h$counts)*2.0))
text(h$mids, h$counts, labels = h$counts, pos = 3, cex = 0.8, 
     col = "black")
nl <-length(h$counts); 
legend(
  "topright",                
  legend = h$counts,    
  fill = miscolores,
  col = miscolores,    
  pt.cex = 1.5,               
  cex = 0.5,
  bty = "n" )

h3 <- hist(Contaminacion_lvl, 
           breaks = nbreaks, 
           col= miscolores, 
           main = 'Nivel_de_contaminacion',
           xlab="Contaminacion",
           ylab="Porcentaje",
           ylim=c(0,max(h$density)*1.5),
           probability=TRUE)
porcentajes <- h3$counts/sum(h3$counts)*100

text(h3$mids, 
     h3$density, 
     labels = paste0(round(porcentajes,1),"%"),
     pos = 3, 
     cex = 0.8, 
     col = "black")

nl <- length(h3$counts); (nl)
legend(
  "topright",                
  legend = paste0(round(porcentajes,1),"%"),
  fill = miscolores,
  cex = 0.5,
  bty = "n")

nbreaks <- 10
intervalos <- cut(Contaminacion_lvl, breaks = nbreaks); (intervalos)
tabla <- table(intervalos); (tabla)
porcentajes <- round(prop.table(tabla) * 100, 1); (porcentajes)
pie(tabla,
    main = "Contaminacion ",
    col = rainbow(length(tabla)),
    labels = paste0(porcentajes, "%"))

nbreaks <- 10
h <- hist(Contaminacion_lvl, breaks = nbreaks, plot = FALSE)
hist(Contaminacion_lvl,
     breaks = nbreaks,
     col = "darkred",
     main = "Histograma y Ojiva (%)",
     xlab = "Contaminacion",
     ylab = "Frecuencia")
freq_acum_pct <- cumsum(h$counts) / sum(h$counts) * 100
x_vals <- h$breaks[-1]
par(new = TRUE)
plot(x_vals, freq_acum_pct,
     type = "o", pch = 19, lwd = 2, col = "orange",
     axes = FALSE, xlab = "", ylab = "",
     xlim = range(h$breaks), ylim = c(0, 100))
axis(4)      

## ---- chunk 49
Accidentes_vialidad <-c(22,24,35,8,12,33,17,31,24,12,6,14,26,8,41,3,15,7, 3,23,10,17,3,7,1,11,19,4,33,7,10,2,2,19,1,15,7,16,13,3,26,4,16,18,27,18,17, 32,25,22,34,40,47,35,19,27,12,44,37,27,40,18,28,16,31,37,32,44,29,35,25,28, 27,31,33,21,41,20,39,28,22,34,27,28,37,26,29,37,38,26,38,53,39,41,35,57,27, 41,41,72,53,64,67,46,44,31,47,56,56,63,47,58,44,32,70,53,59,51,70,44,51,52, 46,44,46,41, 54, 63, 46,47, 37, 60, 34, 49, 63, 42, 48, 44, 65, 63, 45, 63, 42, 58, 43, 54, 90, 55, 57, 54, 55,46, 46, 46, 55, 23, 39, 35, 44, 58, 68, 44, 11, 23, 24, 13, 47, 49.)


summary(Accidentes_vialidad)

accidentes_ord <- sort(Accidentes_vialidad); (accidentes_ord)
cte <- 9

indices <- 1:10; (indices)
t <- cte*indices; (t)

mis_deciles <- accidentes_ord[t]; (mis_deciles)
cuantiles <- quantile(Accidentes_vialidad); (cuantiles)
Q1 <- cuantiles[2]; (Q1)
Q2 <- cuantiles[3]; (Q2)
Q3 <- cuantiles[4]; (Q3)

x_media <- mean(Accidentes_vialidad);(x_media)
min <- min(Accidentes_vialidad); (min)
max <- max(Accidentes_vialidad); (max)
varianza <- var(Accidentes_vialidad); (varianza) 
DesvEst <- sd(Accidentes_vialidad); (DesvEst)

plot(
  Accidentes_vialidad,
  main = "Gráfica_Accidentes",
  xlab = "Índice_de_Accidentes",
  ylab = "Numero (accidentes)",
  col = "lightgreen",       
  pch = 19,           
  cex = 0.5,          
  cex.main = 1.5,     
  cex.lab = 1.2,      
  col.main = "darkorange")
legend(
  "topright",                 
  legend = c(min,max),    
  pch = 17,
  col=c("pink","lightblue"),
  pt.cex = 1.5,                
  cex = 0.7,
  bty = "n")

abline(h = x_media, col = "darkred", lwd = 1, lty = 2)     
abline(h = Q2, col = "violet", lwd = 1, lty = 3) 
abline(h = mis_deciles, col = "tomato", lty = 1.5)
points(which.min(Accidentes_vialidad), min(Accidentes_vialidad), col = "orange", pch = 17, cex = 1.5)
points(which.max(Accidentes_vialidad), max(Accidentes_vialidad), col = "lightyellow", pch = 17, cex = 1.5)

nbreaks=10;
miscolores <- rainbow(25,0.85);
h <- hist(Accidentes_vialidad, breaks = nbreaks, col= miscolores, 
          main = 'Numero_de_Accidentes',
          xlab="Accidentes",
          ylab="Frecuencias")
text(h$mids, h$counts, labels = h$counts, pos = 3, cex = 0.4, 
     col = "black")
nl <- length(h$counts); 
legend(
  "topright", 
  legend = h$counts,
  fill = miscolores,
  col = miscolores, 
  pt.cex = 1.5, 
  cex = 0.7,
  bty = "n")

nbreaks=10;
h2 <- hist(Accidentes_vialidad, breaks = nbreaks, col= miscolores, 
           main = 'Numero_de_Accidentes',
           xlab="Accidentes",
           ylab="Frecuencias",
           ylim=c(0,max(h$counts)*1.5))
text(h$mids, h$counts, labels = h$counts, pos = 3, cex = 0.8, 
     col = "black")
nl <- length(h$counts); 
legend(
  "topright",                
  legend = h$counts,    
  fill = miscolores,
  col = miscolores,    
  pt.cex = 1.5,               
  cex = 0.5,
  bty = "n")

h3 <- hist(Accidentes_vialidad, 
           breaks = nbreaks, 
           col= miscolores, 
           main = 'Accidentes_de_Vialidad',
           xlab="Numero_accidentes",
           ylab="Porcentaje",
           ylim=c(0,max(h$density)*1.5),
           probability=TRUE)
porcentajes <- h3$counts/sum(h3$counts)*100

text(h3$mids, 
     h3$density, 
     labels = paste0(round(porcentajes,1),"%"),
     pos = 3, 
     cex = 0.8, 
     col = "black")

nl <- length(h3$counts); (nl)
legend(
  "topright",                
  legend = paste0(round(porcentajes,1),"%"),
  fill = miscolores,
  cex = 0.5,
  bty = "n" )                  

  nbreaks <- 10
intervalos <- cut(Accidentes_vialidad, breaks = nbreaks); (intervalos)
tabla <- table(intervalos); (tabla)
porcentajes <- round(prop.table(tabla) * 100, 1); (porcentajes)
pie(tabla,
    main = "Accidentes ",
    col = rainbow(length(tabla)),
    labels = paste0(porcentajes, "%"))
## ---- chunk 50
nbreaks <- 10
h <- hist(Accidentes_vialidad, breaks = nbreaks, plot = FALSE)
hist(Accidentes_vialidad,
     breaks = nbreaks,
     col = "gray",
     main = "Histograma y Ojiva (%)",
     xlab = "Numero (Accidentes)",
     ylab = "Frecuencia")
freq_acum_pct <- cumsum(h$counts) / sum(h$counts) * 100
x_vals <- h$breaks[-1]
par(new = TRUE)
plot(x_vals, freq_acum_pct,
     type = "o", pch = 19, lwd = 2, col = "blue",
     axes = FALSE, xlab = "", ylab = "",
     xlim = range(h$breaks), ylim = c(0, 100))
axis(4)     
## ---- chunk 51
Temperatura_celsius <- c(20.1,23.1,30.6,32.3,31.7,5,21.1,27.4,21.3,29,
19.8,15.3,28.7,25.1,14.3,23.3,28.7,17.7,30.3,26.7,26.2,11.4,25.5,15,23.8,
23.9,16.2,26,12.7,32.8,19.2,37.2,10.3,25,14.9,30.9,19,23.64,24.1,13.1,17.6, 31.9,25.7,13.6,21.6,14.4,29.5,7.75,33.7,35.2)

summary(Temperatura_celsius)

Temp_ord <- sort(Temperatura_celsius); (Temp_ord)
cte <- 9

indices <- 1:10; (indices)
t <- cte*indices; (t)

mis_deciles <- Temp_ord[t]; (mis_deciles)
cuantiles <- quantile(Temperatura_celsius); (cuantiles)
Q1 <- cuantiles[2]; (Q1)
Q2 <- cuantiles[3]; (Q2)
Q3 <- cuantiles[4]; (Q3)

x_media <- mean(Temperatura_celsius);(x_media)
min <- min(Temperatura_celsius); (min)
max <- max(Temperatura_celsius); (max)
varianza <- var(Temperatura_celsius); (varianza) 
DesvEst <- sd(Temperatura_celsius); (DesvEst)

plot(
  Temperatura_celsius,
  main = "Temperatura_en_Grados_Celcius",
  xlab = "Temperatura ",
  ylab = "Grados (Celcius)",
  col = "darkblue",       
  pch = 19,           
  cex = 0.5,          
  cex.main = 1.5,     
  cex.lab = 1.2,      
  col.main = "yellow")
legend(
  "topright",                 
  legend = c(min,max),    
  pch = 17,
  col=c("green","violet"),
  pt.cex = 1.5,                
  cex = 0.7,
  bty = "n"                    
)
abline(h = x_media, col = "orange", lwd = 1, lty = 2)     
abline(h = Q2, col = "lightgray", lwd = 1, lty = 3) 
abline(h = mis_deciles, col = "purple", lty = 1.5)
points(which.min(Temperatura_celsius), min(Temperatura_celsius), col = "pink", pch = 17, cex = 1.5)
points(which.max(Temperatura_celsius), max(Temperatura_celsius), col = "darkorange", pch = 17, cex = 1.5)
## ---- chunk 52
nbreaks=10;
miscolores <- rainbow(25,0.85);
h <- hist(Temperatura_celsius, breaks = nbreaks, col= miscolores, 
          main = 'Temperatura',
          xlab="Grados_Celsius ",
          ylab="Frecuencias")
text(h$mids, h$counts, labels = h$counts, pos = 3, cex = 0.4, 
     col = "black")
nl <- length(h$counts); 
legend(
  "topright",
  legend = h$counts, 
  fill = miscolores,
  col = miscolores, 
  pt.cex = 1.5, 
  cex = 0.7,
  bty = "n")

nbreaks=10;
h2 <- hist(Temperatura_celsius, breaks = nbreaks, col= miscolores, 
           main = 'Temperatura',
           xlab="Grados_Celcius",
           ylab="Frecuencias",
           ylim=c(0,max(h$counts)*1.5))
text(h$mids, h$counts, labels = h$counts, pos = 3, cex = 0.8, 
     col = "black")
nl <- length(h$counts); 
legend(
  "topright",                
  legend = h$counts,    
  fill = miscolores,
  col = miscolores,    
  pt.cex = 1.5,               
  cex = 0.5,
  bty = "n" )

h3 <- hist(Temperatura_celsius, 
           breaks = nbreaks, 
           col= miscolores, 
           main = 'Temperatura_en_Grados_Celcius',
           xlab="Grados_Celcius",
           ylab="Porcentaje",
           ylim=c(0,max(h$density)*1.5),
           probability=TRUE)
porcentajes <- h3$counts/sum(h3$counts)*100

text(h3$mids, 
     h3$density, 
     labels = paste0(round(porcentajes,1),"%"),
     pos = 3, 
     cex = 0.8, 
     col = "black")

nl <- length(h3$counts); (nl)
legend(
  "topright",                
  legend = paste0(round(porcentajes,1),"%"),
  fill = miscolores,
  cex = 0.5,
  bty = "n")

nbreaks <- 10
intervalos <- cut(Temperatura_celsius, breaks = nbreaks); (intervalos)
tabla <- table(intervalos); (tabla)
porcentajes <- round(prop.table(tabla) * 100, 1); (porcentajes)
pie(tabla,
    main = "Temperatura ",
    col = rainbow(length(tabla)),
    labels = paste0(porcentajes, "%"))

nbreaks <- 10
h <- hist(Temperatura_celsius, breaks = nbreaks, plot = FALSE)
hist(Temperatura_celsius,
     breaks = nbreaks,
     col = "violet",
     main = "Histograma y Ojiva (%)",
     xlab = "Grados_Celcius",
     ylab = "Frecuencia")
freq_acum_pct <- cumsum(h$counts) / sum(h$counts) * 100
x_vals <- h$breaks[-1]
par(new = TRUE)
plot(x_vals, freq_acum_pct,
     type = "o", pch = 19, lwd = 2, col = "pink",
     axes = FALSE, xlab = "", ylab = "",
     xlim = range(h$breaks), ylim = c(0, 100))
axis(4)        
## ---- chunk 53
nivel <- factor(c("posdoctorado","preparatoria","preparatoria","doctorado","primaria","doctorado","preparatoria","secundaria","preparatoria","preparatoria","primaria","doctorado","secundaria","secundaria","secundaria",
"licenciatura","doctorado","primaria","maestria","posdoctorado","maestria","preparatoria","posdoctorado","doctorado","preparatoria","doctorado","maestria","primaria","licenciatura","secundaria","maestria","posdoctorado","doctorado","licenciatura","doctorado","posdoctorado","maestria","primaria","secundaria","preparatoria"),
levels=c("primaria","secundaria","preparatoria","licenciatura","maestria","doctorado","posdoctorado"),ordered=TRUE)
   
## ---- chunk 54
nivel_num <- as.numeric(nivel)


median(nivel_num)                      
levels(nivel)[median(nivel_num)]

quantile(nivel_num, probs=c(0.25,0.5,0.75)) 
levels(nivel)[quantile(nivel_num, probs=c(0.25,0.5,0.75))] 
table(nivel)

freq_nivel <- table(nivel)
porc_nivel <- round(prop.table(freq_nivel)*100, 1)


min <- names(freq_nivel)[which.min(freq_nivel)] 
(min)
max <- names(freq_nivel)[which.max(freq_nivel)] 
(max)


bar_colors <- rainbow(length(freq_nivel), 0.8)

bp <- barplot(freq_nivel,
              col = bar_colors,
              main = "Nivel Educativo",
              xlab = "",
              ylab = "Frecuencia",
              ylim = c(0, max(freq_nivel)+2),
              cex.names = 0.7)


text(bp, freq_nivel, labels = freq_nivel, pos = 3, cex = 0.8)

pie(freq_nivel,
    labels = paste(names(freq_nivel), porc_nivel, "%"),
    col = rainbow(length(freq_nivel), 0.8),
    main = "Nivel Educativo")
## ---- chunk 55

Grados_dolor<- factor(c("severo", "leve", "leve", "severo", "leve", "leve", "leve", "moderado", "moderado", "moderado", "moderado", "severo", "severo", "moderado", "leve", "severo", "leve", "severo", "severo", "severo", "leve", "moderado", "severo", "severo", "leve", "leve", "leve", "severo", "severo", "leve"),
levels=c("leve","moderado","severo"),ordered=TRUE)


Grados_num <- as.numeric(Grados_dolor)

median(Grados_num)                      
levels(Grados_dolor)[median(Grados_num)]


quantile(Grados_num, probs=c(0.25,0.5,0.75)) 
levels(Grados_dolor)[quantile(Grados_num, probs=c(0.25,0.5,0.75))]
table(Grados_dolor)

freq_Grados <- table(Grados_dolor)
porc_Grados <- round(prop.table(freq_Grados)*100, 1)

min <- names(freq_Grados)[which.min(freq_Grados)] 
(min)
max <- names(freq_Grados)[which.max(freq_Grados)] 
(max)

bar_colors <- rainbow(length(freq_Grados), 0.8)

bp <- barplot(freq_Grados,
              col = bar_colors,
              main = "Grados_de_Dolor",
              xlab = "",
              ylab = "Frecuencia",
              ylim = c(0, max(freq_Grados)+2),
              cex.names = 0.7)

text(bp, freq_Grados, labels = freq_Grados, pos = 3, cex = 0.8)

pie(freq_Grados,
    labels = paste(names(freq_Grados), porc_Grados, "%"),
    col = rainbow(length(freq_Grados), 0.8),
    main = "Grados_de_Dolor")
